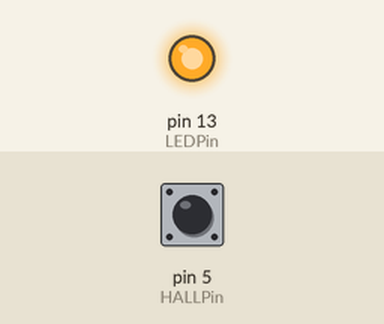
A sketch run on a simulated Arduino Uno, built with avr-gcc and run on an emulated ATmega328P. Shown: output pins drawn as LEDs (lit = HIGH). Dashed ring = blinking. The inputs (shaded band) are chosen by the test bench; at power-on: pin 5 (HALLPin) LOW. What the sketch prints to the serial monitor is not drawn.

Above: at 1.2 s.
1.3 s: pin 5 (HALLPin) driven HIGH
At 2.5 s:
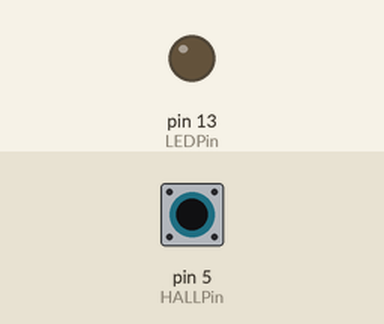
2.8 s: pin 5 (HALLPin) driven LOW
At 3.2 s:
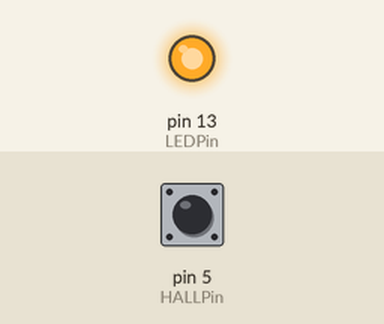
5.8 s: pin 5 (HALLPin) pulsed HIGH 2 times (0.12 s each, 0.3 s apart)
At 6.07 s:
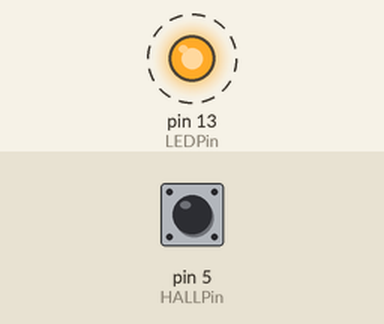
9.4 s: pin 5 (HALLPin) pulsed HIGH 5 times (0.12 s each, 0.3 s apart)
At 11.7 s:
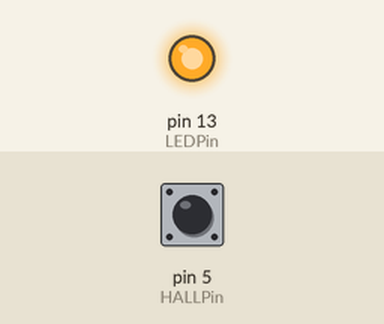
Timing chart, 0 to 13.2 s (numbered marks = the images above; inputs shaded):
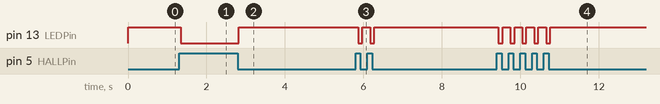

Measured:
- after the input at 1.3 s, pin 13 (LEDPin): HIGH → LOW at once
- after the input at 2.8 s, pin 13 (LEDPin): LOW → HIGH at once
- after the input at 5.8 s, pin 13 (LEDPin): alternates HIGH for 0.20 s and LOW for 0.11 s, 4 changes in all, then stays HIGH, starting after 0.06 s
- after the input at 9.4 s, pin 13 (LEDPin): alternates HIGH for 0.20 s and LOW for 0.11 s, 10 changes in all, then stays HIGH, starting at once

The sketch:

sensor-hall-simple.ino
```cpp
const int HALLPin = 5;
const int LEDPin = 13;
volatile unsigned int contador = 0;

void contarRevoluciones()
{
  contador++;// almacena las vueltas totales de una rueda
}

void setup() {
  Serial.begin(9600); // Iniciar la comunicación serial a 9600 baudios
  pinMode(HALLPin, INPUT); // Setteamos el pin digital 5 del Arduino como entrada del sensor magnético
  pinMode(LEDPin, OUTPUT); // Encendemos el pin del Arduino para señal de que se detecto una vuelta
  //attachInterrupt(digitalPinToInterrupt(HALLPin), contarRevoluciones, FALLING); // mandamos a llamar a la funcion contarRevoluciones; LOW es cuando detecta una vuelta y se activa el sensor
}

void loop() {
  // Calculos de distancia recorrida

    // Mensaje de "campo magnético"
  if(digitalRead(HALLPin) == HIGH) { // Salida HIGH, significa Ningún campo magnético detectado
    Serial.print(" ✗  Ningún campo magnético detectado - ");
    digitalWrite(LEDPin, LOW);  // Apagamos el led del Arduino
  } else if(digitalRead(HALLPin) == LOW) { // Salida LOW, significa Campo magnético detectado
    Serial.print(" ✓  Campo magnético detectado - ");
    digitalWrite(LEDPin, HIGH); // Encendemos el led del Arduino
    contarRevoluciones(); // Llamamos a la función contarRevoluciones()
  }

  Serial.print(" variable contador: " + String(contador));

  float distancia = contador * 0.25; // 1 revolución (distancia) = int vueltas * 22.5 cm (circuferencia en metros de la rueda)
  Serial.print(" - Distancia recorrida: ");
  Serial.print(distancia);
  Serial.println(" metros");

  delay(50); // Pausa de 50 microsegundo para evitar mensajes demasiado rápidos en la terminal
}
```
